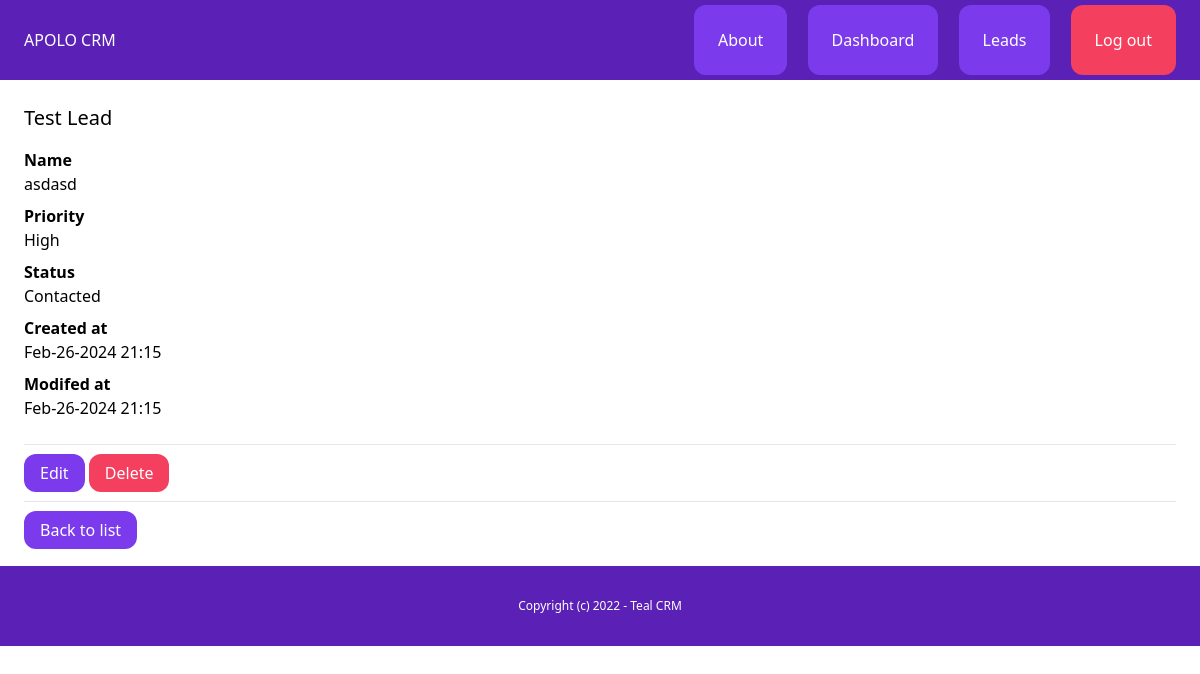
Page /dashboard/leads/16/ (signed in) on the committed database.
### lead/models.py (models this page shows, shortened)
class Lead(models.Model):
    LOW = 'low'
    MEDIUM = 'medium'
    HIGH = 'high'
    CHOICES_PRIORITY = (
        (LOW, 'Low'),
        (MEDIUM, 'Medium'),
        (HIGH, 'High'),
    )
    NEW = 'new'
    CONTACTED = 'contacted'
    WON = 'won'
    LOST = 'lost'
    CHOICES_STATUS = (
        (NEW, 'New'),
        (CONTACTED, 'Contacted'),
        (WON, 'Won'),
        (LOST, 'Lost'),
    )
    name = models.CharField(max_length=255)
    email = models.EmailField()
    description = models.TextField(blank=True, null=True)
    priority = models.CharField(max_length=10, choices=CHOICES_PRIORITY, default=MEDIUM)
    status = models.CharField(max_length=10, choices=CHOICES_STATUS, default=NEW)
    converted_to_client = models.BooleanField(default=False)
    created_by = models.ForeignKey(User, related_name='leads', on_delete=models.CASCADE)
    created_at = models.DateTimeField(auto_now_add=True)
    modified_at = models.DateTimeField(auto_now=True)

### lead/views.py (the view)
# urls.py: path('<int:pk>/', views.leads_detail, name='leads_detail'),
@login_required
def leads_detail(request, pk):
    lead = get_object_or_404(Lead, created_by=request.user, pk=pk)
    return render(request, 'lead/leads_detail.html', {
        'lead': lead
    })

### lead/templates/lead/leads_detail.html (shortened to what this page needs)
{% extends 'core/base.html' %}
{% block content %}
    <div class="py-6 px-6">
        <h1 class="mb-4 text-xl">{{ lead.name }}</h1>
        {% if lead.description %}
            <p class="font-semibold">Name</p>
            <p class="mb-2">{{ lead.description }}</p>
        {% endif %}
        <p class="font-semibold">Priority</p>
        <p class="mb-2">{{ lead.get_priority_display }}</p>
        <p class="font-semibold">Status</p>
        <p class="mb-2">{{ lead.get_status_display }}</p>
        <p class="font-semibold">Created at</p>
        <p class="mb-2">{{ lead.created_at|date:"M-d-Y H:i" }}</p>
        <p class="font-semibold">Modifed at</p>
        <p class="mb-6">{{ lead.modified_at|date:"M-d-Y H:i" }}</p>
        <hr class="my-4">
        <a href="{% url 'leads_edit' lead.id %}" class="py-2 px-4 rounded-xl text-white bg-violet-600">Edit</a>
        <a href="{% url 'leads_delete' lead.id %}" class="py-2 px-4 rounded-xl text-white bg-rose-500">Delete</a>
        <hr class="my-4">
        <a href="{% url 'leads_list' %}" class="py-2 px-4 rounded-xl text-white bg-violet-600">Back to list</a>
    </div>
{% endblock %}

### rows in the picture
Lead: name "Test Lead", description "asdasd", priority "High", status "Contacted", created_at "Feb-26-2024 21:15", modified_at "Feb-26-2024 21:15"
